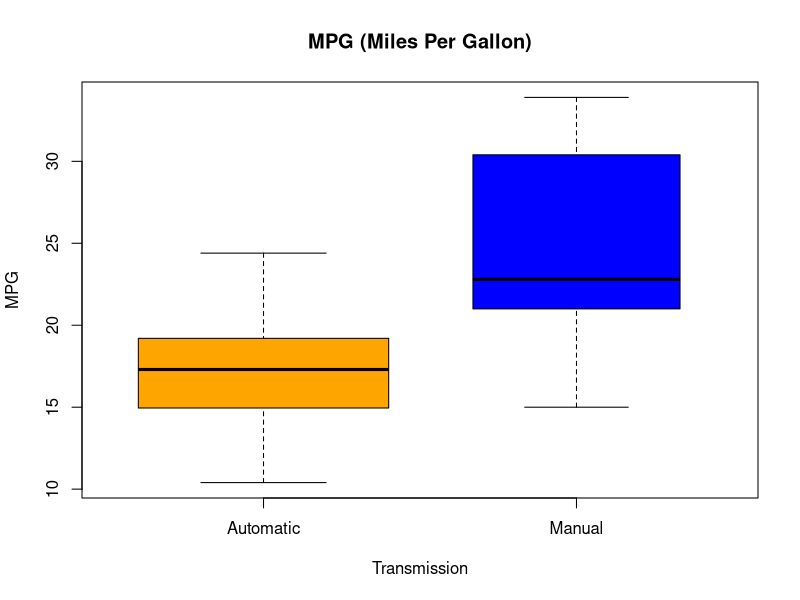
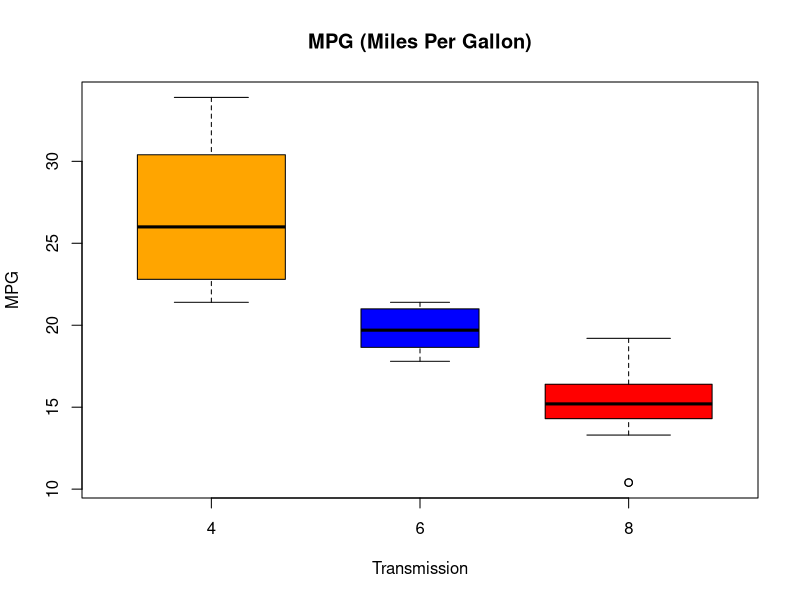
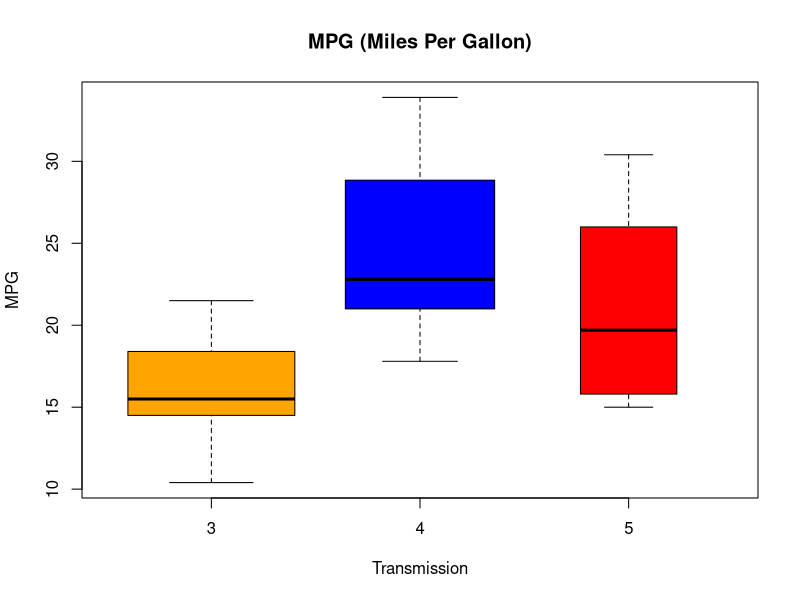

R code for these plots, in order:
## ---- chunk 1
mtcarsdata <- mtcars
mtcarsdata$cyl <- factor(mtcarsdata$cyl)
mtcarsdata$am <- factor(ifelse(mtcarsdata$am == 0, "Automatic", "Manual"))
mtcarsdata$vs <- factor(mtcarsdata$vs)
mtcarsdata$gear <- factor(mtcarsdata$gear)
mtcarsdata$carb <- factor(mtcarsdata$carb)
## ---- chunk 2
boxplot(mpg~am, data = mtcarsdata, notch=FALSE, xlab = "Transmission", 
ylab = "MPG",main = "MPG (Miles Per Gallon)", varwidth = TRUE, 
col = c("orange","blue","red","green","yellow","purple"))
## ---- chunk 3
boxplot(mpg~cyl, data = mtcarsdata, notch=FALSE, xlab = "Transmission", 
ylab = "MPG",main = "MPG (Miles Per Gallon)", varwidth = TRUE, 
col = c("orange","blue","red","green","yellow","purple"))
## ---- chunk 4
boxplot(mpg~gear, data = mtcarsdata, notch=FALSE, xlab = "Transmission", 
ylab = "MPG",main = "MPG (Miles Per Gallon)", varwidth = TRUE, 
col = c("orange","blue","red","green","yellow","purple"))
